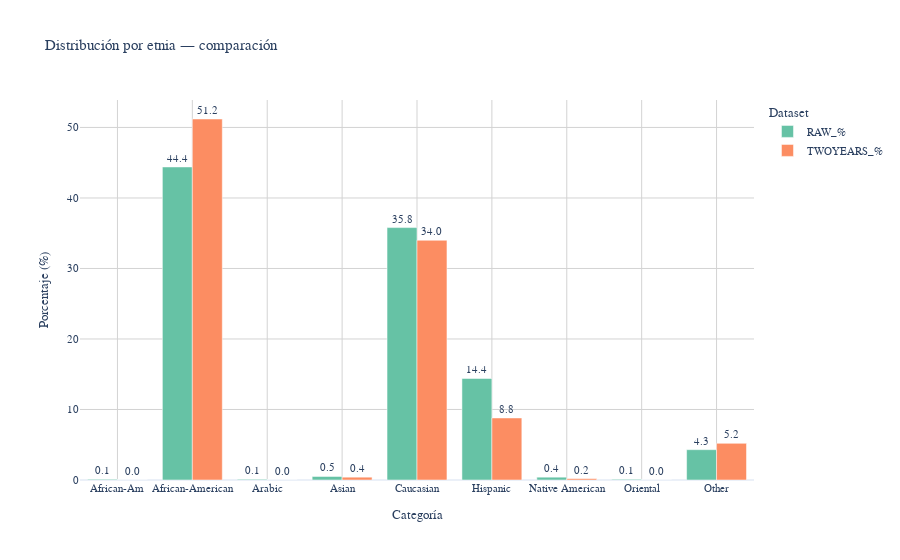
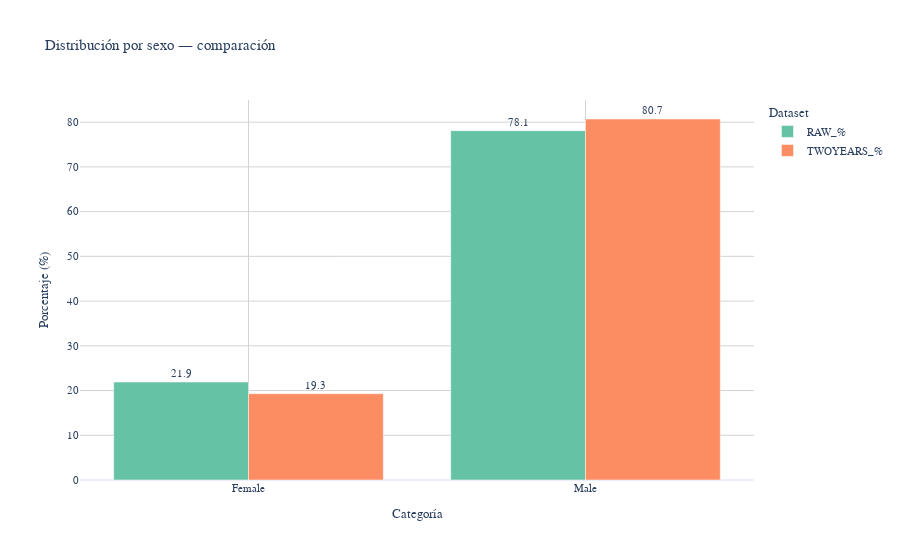
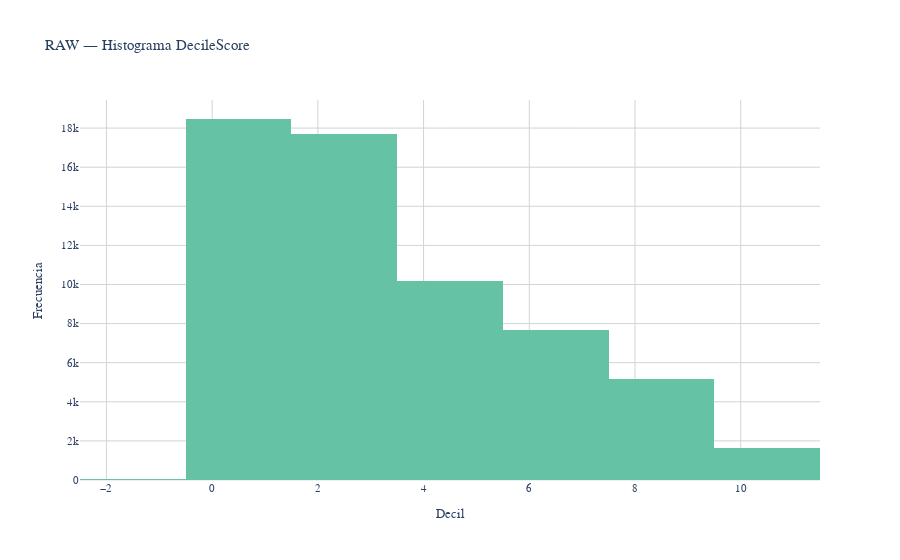
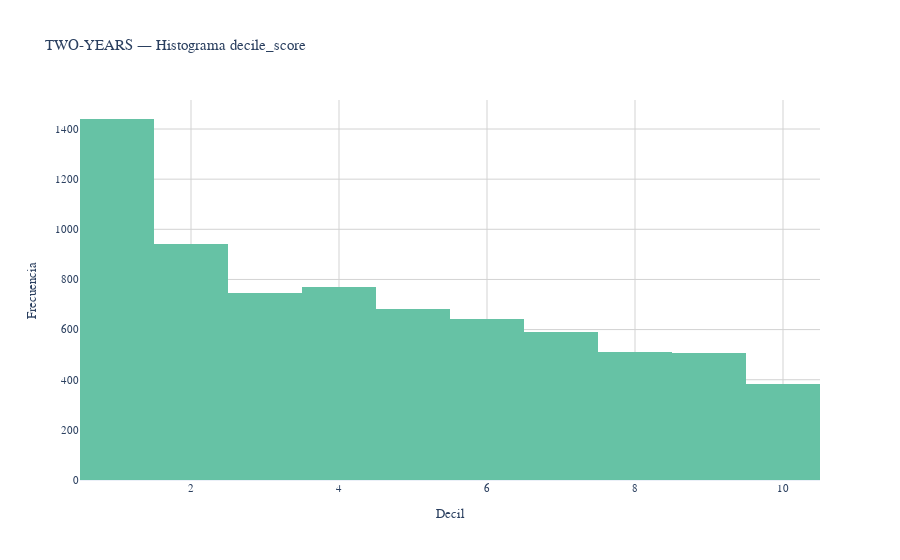

The notebook cell these images were saved under, in order:
### Markdown cell above
Con este código buscamos una **mirada rápida** para entender si los dos datasets (RAW y TWO-YEARS)  
**se parecen en lo básico** o si ya vienen **diferentes** por cómo se han filtrado/creado.

- **Tamaños**: veo cuántas filas y columnas tiene cada uno (recordatorio: no son iguales).
- **Composición**: comparo **% por etnia y sexo** en cada dataset.  
  Si cambian mucho, lo apunto porque puede afectar las conclusiones.
- **Puntajes COMPAS**: miro el **histograma de deciles** en cada dataset para ver si la distribución es similar  
  o si el TWO-YEARS está concentrado en algunos rangos.
- **Objetivo (reincidencia)**: calculo la **tasa base** en TWO-YEARS (en RAW no aplica).  
  Esto me da una referencia para interpretar métricas más adelante.

> **OJO (qué NO es)**:  
> - No estamos uniendo datasets ni comprobando claves.  
> - No demuestra sesgo por sí mismo; solo nos dice **dónde podría haber diferencias** que mirar luego.

**INSIGHT a buscar**: si los % por etnia/sexo o la forma del histograma cambian mucho entre RAW y TWO-YEARS,  
es normal que más adelante aparezcan resultados distintos.  
**CAUTION**: anotar estas diferencias ahora evita malinterpretar las métricas de sesgo después.

### Code cell
# --- Localizador de columnas robusto (ES/EN, case-insensitive) ---
def col(df, *names):
    cols_lower = {c.lower(): c for c in df.columns}
    for n in names:
        if n in df.columns:
            return n
        if n.lower() in cols_lower:
            return cols_lower[n.lower()]
    return None

# --- Columnas en cada dataset ---
race_raw = col(raw_df_original, 'etnia','race','Ethnic_Code_Text')
sex_raw  = col(raw_df_original, 'genero','sexo','sex','Sex_Code_Text')
dec_raw  = col(raw_df_original, 'puntaje_decil','decil','decile_score','DecileScore')

race_2y  = col(twoyear_df_original, 'etnia','race')
sex_2y   = col(twoyear_df_original, 'genero','sexo','sex')
dec_2y   = col(twoyear_df_original, 'puntaje_decil','decil','decile_score')
y_2y     = col(twoyear_df_original, 'reincide','two_year_recid','reincidencia_2a')

# --- 1) Tamaños (usa nuestro estilo de tabla estándar) ---
pd.DataFrame({
    'dataset': ['raw_df_original','twoyear_df_original'],
    'filas':   [len(raw_df_original), len(twoyear_df_original)],
    'columnas':[raw_df_original.shape[1], twoyear_df_original.shape[1]]
})

# --- Helpers ---
def pct(df, c):
    return (df[c].value_counts(normalize=True) * 100).round(1) if c else pd.Series(dtype='float')

def plot_pct_compare(series_raw, series_2y, titulo):
    """Gráfico de barras agrupadas con estilo homogéneo (Plotly)."""
    cats = sorted(set(series_raw.index) | set(series_2y.index), key=str)
    df_plot = pd.DataFrame({
        'Categoría': cats,
        'RAW_%': series_raw.reindex(cats).fillna(0).values,
        'TWOYEARS_%': series_2y.reindex(cats).fillna(0).values
    })
    df_melt = df_plot.melt(id_vars='Categoría', value_vars=['RAW_%','TWOYEARS_%'],
                           var_name='Dataset', value_name='Porcentaje')

    fig = px.bar(df_melt, x='Categoría', y='Porcentaje', color='Dataset', barmode='group',
                 text='Porcentaje', title=titulo)
    fig.update_traces(texttemplate='%{text:.1f}', textposition='outside')
    fig.update_layout(
        xaxis_title="Categoría", yaxis_title="Porcentaje (%)",
        plot_bgcolor='rgba(255, 255, 255, 1)',
        xaxis_showgrid=True, xaxis_gridcolor='lightgrey',
        yaxis_showgrid=True, yaxis_gridcolor='lightgrey'
    )
    fig.show()

# --- 2) Distribuciones por %: ETNIA y SEXO ---
if race_raw or race_2y:
    s_raw = pct(raw_df_original, race_raw) if race_raw else pd.Series(dtype='float')
    s_2y  = pct(twoyear_df_original, race_2y) if race_2y else pd.Series(dtype='float')
    display(pd.DataFrame({'RAW_%': s_raw, 'TWOYEARS_%': s_2y}).fillna(0))
    if (len(s_raw) + len(s_2y)) > 0:
        plot_pct_compare(s_raw, s_2y, 'Distribución por etnia — comparación')

if sex_raw or sex_2y:
    s_raw = pct(raw_df_original, sex_raw) if sex_raw else pd.Series(dtype='float')
    s_2y  = pct(twoyear_df_original, sex_2y) if sex_2y else pd.Series(dtype='float')
    display(pd.DataFrame({'RAW_%': s_raw, 'TWOYEARS_%': s_2y}).fillna(0))
    if (len(s_raw) + len(s_2y)) > 0:
        plot_pct_compare(s_raw, s_2y, 'Distribución por sexo — comparación')

# --- 3) Histogramas de deciles ---
if dec_raw:
    fig = px.histogram(raw_df_original, x=dec_raw, nbins=10,
                       title=f"RAW — Histograma {dec_raw}")
    fig.update_layout(
        xaxis_title="Decil", yaxis_title="Frecuencia",
        plot_bgcolor='rgba(255, 255, 255, 1)',
        xaxis_showgrid=True, xaxis_gridcolor='lightgrey',
        yaxis_showgrid=True, yaxis_gridcolor='lightgrey'
    )
    fig.show()

if dec_2y:
    fig = px.histogram(twoyear_df_original, x=dec_2y, nbins=10,
                       title=f"TWO-YEARS — Histograma {dec_2y}")
    fig.update_layout(
        xaxis_title="Decil", yaxis_title="Frecuencia",
        plot_bgcolor='rgba(255, 255, 255, 1)',
        xaxis_showgrid=True, xaxis_gridcolor='lightgrey',
        yaxis_showgrid=True, yaxis_gridcolor='lightgrey'
    )
    fig.show()

# --- 4) Tasa global del objetivo (solo two-years) ---
if y_2y:
    tasa = twoyear_df_original[y_2y].mean()
    print(f"Tasa global objetivo en TWO-YEARS ({y_2y}): {tasa:.3f} ({tasa*100:.1f}%)")
else:
    print("Objetivo (reincidencia) no disponible en RAW; solo aplica a TWO-YEARS.")

### Figure 1 — Plotly figure (JSON) as saved in the notebook; plotly's stock layout.template omitted (floating-point values rounded to 4 significant figures)
{"data": [{"alignmentgroup": "True", "hovertemplate": "Dataset=RAW_%<br>Categoría=%{x}<br>Porcentaje=%{text}<extra></extra>", "legendgroup": "RAW_%", "marker": {"color": "rgb(102,194,165)", "pattern": {"shape": ""}}, "name": "RAW_%", "offsetgroup": "RAW_%", "orientation": "v", "showlegend": true, "text": [0.1, 44.4, 0.1, 0.5, 35.8, 14.4, 0.4, 0.1, 4.3], "textposition": "outside", "texttemplate": "%{text:.1f}", "type": "bar", "x": ["African-Am", "African-American", "Arabic", "Asian", "Caucasian", "Hispanic", "Native American", "Oriental", "Other"], "xaxis": "x", "y": [0.1, 44.4, 0.1, 0.5, 35.8, 14.4, 0.4, 0.1, 4.3], "yaxis": "y"}, {"alignmentgroup": "True", "hovertemplate": "Dataset=TWOYEARS_%<br>Categoría=%{x}<br>Porcentaje=%{text}<extra></extra>", "legendgroup": "TWOYEARS_%", "marker": {"color": "rgb(252,141,98)", "pattern": {"shape": ""}}, "name": "TWOYEARS_%", "offsetgroup": "TWOYEARS_%", "orientation": "v", "showlegend": true, "text": [0, 51.2, 0, 0.4, 34, 8.8, 0.2, 0, 5.2], "textposition": "outside", "texttemplate": "%{text:.1f}", "type": "bar", "x": ["African-Am", "African-American", "Arabic", "Asian", "Caucasian", "Hispanic", "Native American", "Oriental", "Other"], "xaxis": "x", "y": [0, 51.2, 0, 0.4, 34, 8.8, 0.2, 0, 5.2], "yaxis": "y"}], "layout": {"barmode": "group", "legend": {"title": {"text": "Dataset"}, "tracegroupgap": 0}, "plot_bgcolor": "rgba(255, 255, 255, 1)", "title": {"text": "Distribución por etnia — comparación"}, "xaxis": {"anchor": "y", "domain": [0, 1], "gridcolor": "lightgrey", "showgrid": true, "title": {"text": "Categoría"}}, "yaxis": {"anchor": "x", "domain": [0, 1], "gridcolor": "lightgrey", "showgrid": true, "title": {"text": "Porcentaje (%)"}}}}

### Figure 2 — Plotly figure (JSON) as saved in the notebook; plotly's stock layout.template omitted (floating-point values rounded to 4 significant figures)
{"data": [{"alignmentgroup": "True", "hovertemplate": "Dataset=RAW_%<br>Categoría=%{x}<br>Porcentaje=%{text}<extra></extra>", "legendgroup": "RAW_%", "marker": {"color": "rgb(102,194,165)", "pattern": {"shape": ""}}, "name": "RAW_%", "offsetgroup": "RAW_%", "orientation": "v", "showlegend": true, "text": [21.9, 78.1], "textposition": "outside", "texttemplate": "%{text:.1f}", "type": "bar", "x": ["Female", "Male"], "xaxis": "x", "y": [21.9, 78.1], "yaxis": "y"}, {"alignmentgroup": "True", "hovertemplate": "Dataset=TWOYEARS_%<br>Categoría=%{x}<br>Porcentaje=%{text}<extra></extra>", "legendgroup": "TWOYEARS_%", "marker": {"color": "rgb(252,141,98)", "pattern": {"shape": ""}}, "name": "TWOYEARS_%", "offsetgroup": "TWOYEARS_%", "orientation": "v", "showlegend": true, "text": [19.3, 80.7], "textposition": "outside", "texttemplate": "%{text:.1f}", "type": "bar", "x": ["Female", "Male"], "xaxis": "x", "y": [19.3, 80.7], "yaxis": "y"}], "layout": {"barmode": "group", "legend": {"title": {"text": "Dataset"}, "tracegroupgap": 0}, "plot_bgcolor": "rgba(255, 255, 255, 1)", "title": {"text": "Distribución por sexo — comparación"}, "xaxis": {"anchor": "y", "domain": [0, 1], "gridcolor": "lightgrey", "showgrid": true, "title": {"text": "Categoría"}}, "yaxis": {"anchor": "x", "domain": [0, 1], "gridcolor": "lightgrey", "showgrid": true, "title": {"text": "Porcentaje (%)"}}}}

### Figure 3 — Plotly figure (JSON) as saved in the notebook; plotly's stock layout.template omitted (floating-point values rounded to 4 significant figures; data arrays with more than 128 entries replaced by an {"elided": "..."} marker saying what was removed)
{"data": [{"alignmentgroup": "True", "bingroup": "x", "hovertemplate": "DecileScore=%{x}<br>count=%{y}<extra></extra>", "legendgroup": "", "marker": {"color": "rgb(102,194,165)", "pattern": {"shape": ""}}, "name": "", "nbinsx": 10, "offsetgroup": "", "orientation": "v", "showlegend": false, "type": "histogram", "x": {"elided": "60843 int values"}, "xaxis": "x", "yaxis": "y"}], "layout": {"barmode": "relative", "legend": {"tracegroupgap": 0}, "plot_bgcolor": "rgba(255, 255, 255, 1)", "title": {"text": "RAW — Histograma DecileScore"}, "xaxis": {"anchor": "y", "domain": [0, 1], "gridcolor": "lightgrey", "showgrid": true, "title": {"text": "Decil"}}, "yaxis": {"anchor": "x", "domain": [0, 1], "gridcolor": "lightgrey", "showgrid": true, "title": {"text": "Frecuencia"}}}}

### Figure 4 — Plotly figure (JSON) as saved in the notebook; plotly's stock layout.template omitted (floating-point values rounded to 4 significant figures; data arrays with more than 128 entries replaced by an {"elided": "..."} marker saying what was removed)
{"data": [{"alignmentgroup": "True", "bingroup": "x", "hovertemplate": "decile_score=%{x}<br>count=%{y}<extra></extra>", "legendgroup": "", "marker": {"color": "rgb(102,194,165)", "pattern": {"shape": ""}}, "name": "", "nbinsx": 10, "offsetgroup": "", "orientation": "v", "showlegend": false, "type": "histogram", "x": {"elided": "7214 int values"}, "xaxis": "x", "yaxis": "y"}], "layout": {"barmode": "relative", "legend": {"tracegroupgap": 0}, "plot_bgcolor": "rgba(255, 255, 255, 1)", "title": {"text": "TWO-YEARS — Histograma decile_score"}, "xaxis": {"anchor": "y", "domain": [0, 1], "gridcolor": "lightgrey", "showgrid": true, "title": {"text": "Decil"}}, "yaxis": {"anchor": "x", "domain": [0, 1], "gridcolor": "lightgrey", "showgrid": true, "title": {"text": "Frecuencia"}}}}
